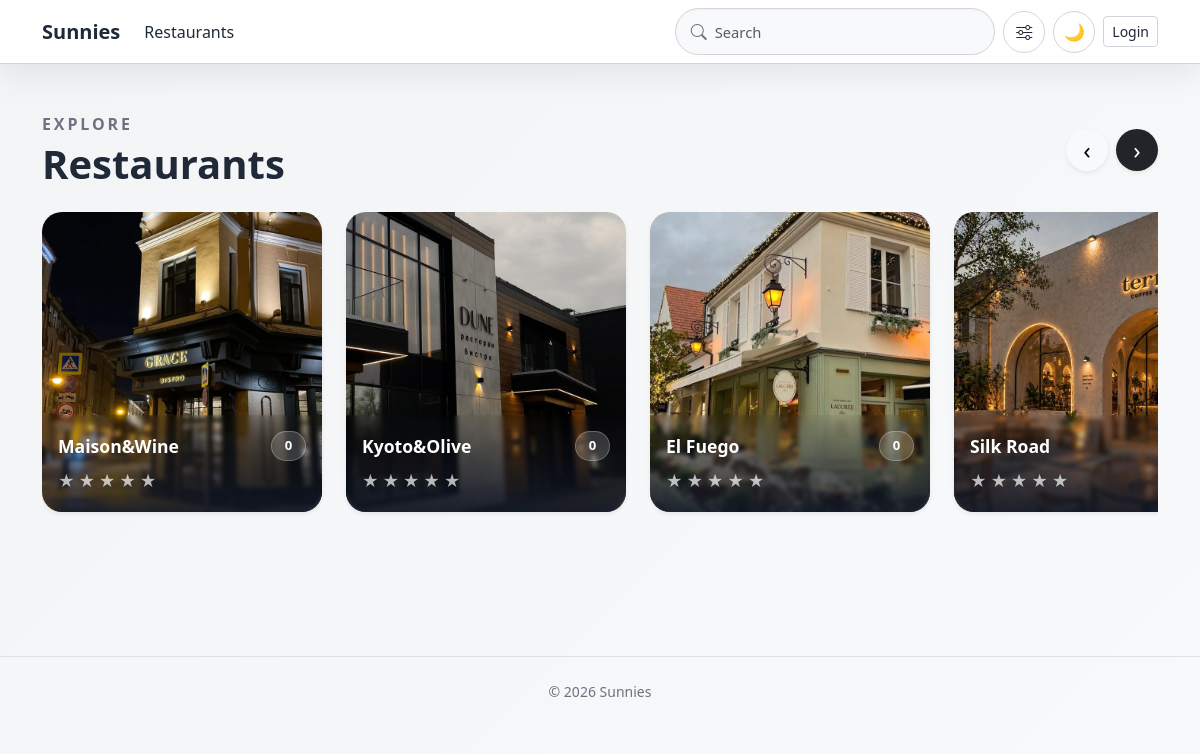
The page / on the database its author committed.
### core/models.py (models this page shows, shortened)
class Restaurant(models.Model):
    name = models.CharField(max_length=100)
    cuisines = models.ManyToManyField(
        Cuisine,
        blank=True,
        related_name='restaurants'
    )
    image = models.ImageField(upload_to='', blank=True, null=True)
    def average_rating(self):
        result = self.reviews.aggregate(
            models.Avg('rating')
        )['rating__avg']
        if result is None:
            return 0
        return round(result, 1)

### core/views.py (the view)
# urls.py: path('', views.RestaurantListView.as_view(), name='restaurant_list'),
class RestaurantListView(ListView):
    model = Restaurant
    template_name = 'core/restaurant_list.html'
    context_object_name = 'restaurants'
    def get_queryset(self):
        queryset = Restaurant.objects.all()
        q = self.request.GET.get('q') or self.request.GET.get('search')
        if q:
            queryset = queryset.filter(name__icontains=q)
        city_id = self.request.GET.get('city')
        if city_id:
            queryset = queryset.filter(branches__city_id=city_id).distinct()
        cuisine_ids = self.request.GET.getlist('cuisine')
        if cuisine_ids:
            cuisine_ids = [value for value in cuisine_ids if value not in ('', None)]
            if cuisine_ids:
                queryset = queryset.filter(cuisines__id__in=cuisine_ids).distinct()
        return queryset
    def get_context_data(self, **kwargs):
        context = super().get_context_data(**kwargs)
        context['all_cities'] = City.objects.all().order_by('name')
        context['all_cuisines'] = Cuisine.objects.all().order_by('name')
        context['selected_cuisine_ids'] = [
            value for value in self.request.GET.getlist('cuisine') if value
        ]
        restaurants = list(self.object_list)
        grouped = {}
        for restaurant in restaurants:
            avg_rating = restaurant.average_rating()
            stars = round(avg_rating) if avg_rating else 0
            grouped.setdefault(stars, []).append(restaurant)
        rating_lanes = []
        for stars in range(5, -1, -1):
            if stars in grouped:
                rating_lanes.append({
                    'stars': stars,
                    'restaurants': grouped[stars],
                })
        context['rating_lanes'] = rating_lanes
        return context

### core/context_processors.py (called while the page is built)
def cart(request):
    if not request.user.is_authenticated:
        return {'cart_count': 0}
    cart_data = request.session.get('cart', {})
    return {
        'cart_count': sum(int(quantity) for quantity in cart_data.values()),
    }

def profile_data(request):
    if not request.user.is_authenticated:
        return {'user_profile': None}
    from .models import Profile
    profile, _ = Profile.objects.get_or_create(user=request.user)
    return {'user_profile': profile}

### core/templates/core/restaurant_list.html (shortened to what this page needs)
{% extends 'base.html' %}
{% load static %}
{% block content %}
  <div class="restaurant-showcase">
    <div class="d-flex justify-content-between align-items-center mb-4 gap-3 flex-wrap">
      <div>
        <p class="text-uppercase fw-semibold text-muted mb-1 letter-spacing">Explore</p>
        <h1 class="mb-0 display-6 fw-bold">Restaurants</h1>
      </div>
      <div class="d-flex align-items-center gap-2">
        <button type="button" class="btn btn-light rounded-circle shadow-sm carousel-btn" data-direction="prev" aria-label="Previous restaurants">
          <span aria-hidden="true">‹</span>
        </button>
        <button type="button" class="btn btn-dark rounded-circle shadow-sm carousel-btn" data-direction="next" aria-label="Next restaurants">
          <span aria-hidden="true">›</span>
        </button>
      </div>
    </div>
    <div class="restaurant-slider">
      <div class="restaurant-track d-flex align-items-stretch gap-4 pb-3">
        {% for restaurant in restaurants %}
          <a href="{% url 'core:restaurant_detail' restaurant.id %}" class="restaurant-card-link">
            <article class="restaurant-card card border-0 shadow-sm" data-rating="{{ restaurant.average_rating }}">
              {% if restaurant.image %}
                <img src="{{ restaurant.image.url }}" class="card-img-top" alt="{{ restaurant.name }}" loading="lazy">
              {% else %}
                <div class="card-image-placeholder d-flex align-items-center justify-content-center">
                  <span class="text-uppercase fw-semibold">No photo</span>
                </div>
              {% endif %}
              <div class="restaurant-card-body">
                <div class="d-flex justify-content-between align-items-center gap-2 mb-2">
                  <h5 class="restaurant-name mb-0">{{ restaurant.name }}</h5>
                  <span class="rating-pill">{{ restaurant.average_rating }}</span>
                </div>
                <div class="stars-row" aria-label="{{ restaurant.average_rating }} out of 5 stars"></div>
              </div>
            </article>
          </a>
        {% empty %}
          <div class="alert alert-light border w-100">No restaurants available yet.</div>
        {% endfor %}
      </div>
    </div>
  </div>
{% endblock %}
{% block styles %}
  <link rel="stylesheet" href="{% static 'core/css/restaurant_list.css' %}">
{% endblock %}

### core/templates/base.html (shortened to what this page needs)
{% load static %}
<!DOCTYPE html>
<html lang="en" data-bs-theme="light">
<head>
    <link href="https://cdn.jsdelivr.net/npm/bootstrap@5.3.8/dist/css/bootstrap.min.css" rel="stylesheet">
    <link rel="stylesheet" href="https://cdn.jsdelivr.net/npm/bootstrap-icons@1.11.3/font/bootstrap-icons.min.css">
    <link rel="stylesheet" href="{% static 'core/css/base.css' %}?v=20260906-2">
    {% block styles %}{% endblock %}
</head>
<body>
    <header class="sticky-top">
        <nav class="navbar navbar-expand-lg border-bottom">
            <div class="container">
                <a class="navbar-brand fw-semibold" href="#">Sunnies</a>
                <div class="collapse navbar-collapse" id="mainNavbar">
                    <ul class="navbar-nav me-auto mb-2 mb-lg-0">
                        <li class="nav-item">
                            <a class="nav-link" href="{% url 'core:restaurant_list' %}">Restaurants</a>
                        </li>
                    </ul>
                    <div class="d-flex align-items-center gap-2 ms-auto">
                        <form class="navbar-search d-flex align-items-center" role="search" action="{% url 'core:restaurant_list' %}" method="get">
                            <i class="bi bi-search text-muted"></i>
                            <input class="form-control border-0" type="search" name="q" value="{{ request.GET.q }}" placeholder="Search" aria-label="Search restaurants">
                        </form>
                        <div class="filter-dropdown">
                            <button type="button" class="btn filter-button" data-bs-toggle="collapse" data-bs-target="#filterMenu" aria-expanded="false" aria-controls="filterMenu" aria-label="Filter">
                                <i class="bi bi-sliders"></i>
                            </button>
                        </div>
                        <button type="button" class="btn btn-outline-secondary btn-sm icon-button" id="themeToggle" aria-label="Toggle theme">🌙</button>
                        {% if user.is_authenticated %}
                        <a href="{% url 'core:profile' %}" class="btn avatar-button" aria-label="Profile" title="{{ request.user.username }}">
                            {% if user_profile.avatar %}<img src="{{ user_profile.avatar.url }}" alt="{{ request.user.username }}">{% else %}{{ request.user.username|slice:':2'|upper }}{% endif %}
                        </a>
                        <form method="post" action="{% url 'core:logout' %}" class="d-inline">
                            {% csrf_token %}
                            <button type="submit" class="btn btn-outline-secondary btn-sm">Logout</button>
                        </form>
                        {% else %}
                        <a class="btn btn-outline-secondary btn-sm" href="{% url 'core:login' %}">Login</a>
                        {% endif %}
                    </div>
                </div>
            </div>
        </nav>
    </header>
    <main class="page-shell">
        <div class="container">
            {% block content %}{% endblock %}
        </div>
    </main>
    <footer class="border-top py-4 mt-5">
        <div class="container text-center text-muted small">© 2026 Sunnies</div>
    </footer>
</body>
</html>

### core/static/core/css/base.css (style rules this page uses)
:root { color-scheme: light; --app-bg: #f3f4f6; --app-surface: #ffffff; --app-surface-muted: #f8f9fa; --app-border: #d1d5db; --app-text: #1f2937; --app-muted: #6b7280; --app-accent: #4b5563; --app-accent-strong: #374151; --app-shadow: rgba(15, 23, 42, 0.08); }
body { background: linear-gradient(135deg, var(--app-bg) 0%, var(--app-surface-muted) 100%); color: var(--app-text); min-height: 100vh; }
.navbar, .card, .list-group-item, .alert, .form-control, .form-select, .form-textarea { background-color: var(--app-surface) !important; color: var(--app-text) !important; border-color: var(--app-border) !important; box-shadow: 0 10px 30px var(--app-shadow); }
.navbar-brand, .nav-link, .text-muted, .small, .card-title, .card-text { color: var(--app-text) !important; }
.text-muted { color: var(--app-muted) !important; }
.btn-outline-secondary { border-color: var(--app-border); color: var(--app-text); }
.page-shell { padding: 2rem 0 3rem; }
.navbar { background: rgba(255, 255, 255, 0.9); backdrop-filter: blur(12px); }
.navbar-search { width: min(320px, 42vw); background: var(--app-surface-muted); border: 1px solid var(--app-border); border-radius: 999px; padding: 0.35rem 0.75rem 0.35rem 0.9rem; box-shadow: inset 0 1px 2px rgba(15, 23, 42, 0.04); }
.navbar-search input { border: none !important; background: transparent !important; box-shadow: none !important; padding-left: 0.5rem; font-size: 0.92rem; }
.icon-button, .avatar-button { width: 42px; height: 42px; border-radius: 50%; display: inline-flex; align-items: center; justify-content: center; padding: 0; border: 1px solid var(--app-border); background: var(--app-surface); color: var(--app-text); transition: transform 0.2s ease, box-shadow 0.2s ease; }
.icon-button { font-size: 1.05rem; }
.filter-dropdown { position: relative; }
.filter-button { background: var(--app-surface); border: 1px solid var(--app-border); color: var(--app-text); border-radius: 50%; width: 42px; height: 42px; display: inline-flex; align-items: center; justify-content: center; }
input, select, textarea { background-color: var(--app-surface) !important; color: var(--app-text) !important; border-color: var(--app-border) !important; }

### core/static/core/css/restaurant_list.css (style rules this page uses)
.restaurant-showcase { padding: 1rem 0 2rem; }
.letter-spacing { letter-spacing: 0.18rem; }
.restaurant-slider { position: relative; overflow: hidden; }
.restaurant-track { overflow-x: auto; scroll-snap-type: x proximity; scrollbar-width: none; -ms-overflow-style: none; padding-bottom: 1rem; }
.restaurant-card-link { display: inline-block; text-decoration: none; color: inherit; scroll-snap-align: start; transition: transform 0.25s ease; }
.restaurant-card { width: min(280px, 70vw); min-width: 220px; border-radius: 1.25rem; overflow: hidden; position: relative; background: rgba(255, 255, 255, 0.9); transition: transform 0.25s ease, box-shadow 0.25s ease; box-shadow: 0 18px 40px rgba(15, 23, 42, 0.12); cursor: pointer; }
.card-img-top, .card-image-placeholder { height: 300px; width: 100%; object-fit: cover; display: block; background: linear-gradient(135deg, #e5e7eb, #cbd5e1); }
.restaurant-card-body { position: absolute; left: 0; right: 0; bottom: 0; padding: 1rem 1rem 1.2rem; background: linear-gradient(180deg, rgba(17, 24, 39, 0.05), rgba(17, 24, 39, 0.88)); color: white; backdrop-filter: blur(2px); }
.restaurant-name { font-size: 1.1rem; font-weight: 700; line-height: 1.3; color: white; }
.rating-pill { display: inline-flex; align-items: center; justify-content: center; min-width: 2.2rem; padding: 0.25rem 0.5rem; border-radius: 999px; background: rgba(255, 255, 255, 0.18); border: 1px solid rgba(255, 255, 255, 0.25); font-size: 0.82rem; font-weight: 700; color: white; }
.stars-row { display: flex; gap: 0.18rem; font-size: 1rem; letter-spacing: 0.05rem; color: rgba(255, 255, 255, 0.7); }
.carousel-btn { width: 42px; height: 42px; padding: 0; display: inline-flex; align-items: center; justify-content: center; font-size: 1.5rem; line-height: 1; border: none; }

### rows shown on the page
Restaurant: image (picture), name "Maison&Wine", average_rating "0"
Restaurant: image (picture), name "Kyoto&Olive", average_rating "0"
Restaurant: image (picture), name "El Fuego", average_rating "0"
Restaurant: image (picture), name "Silk Road"
